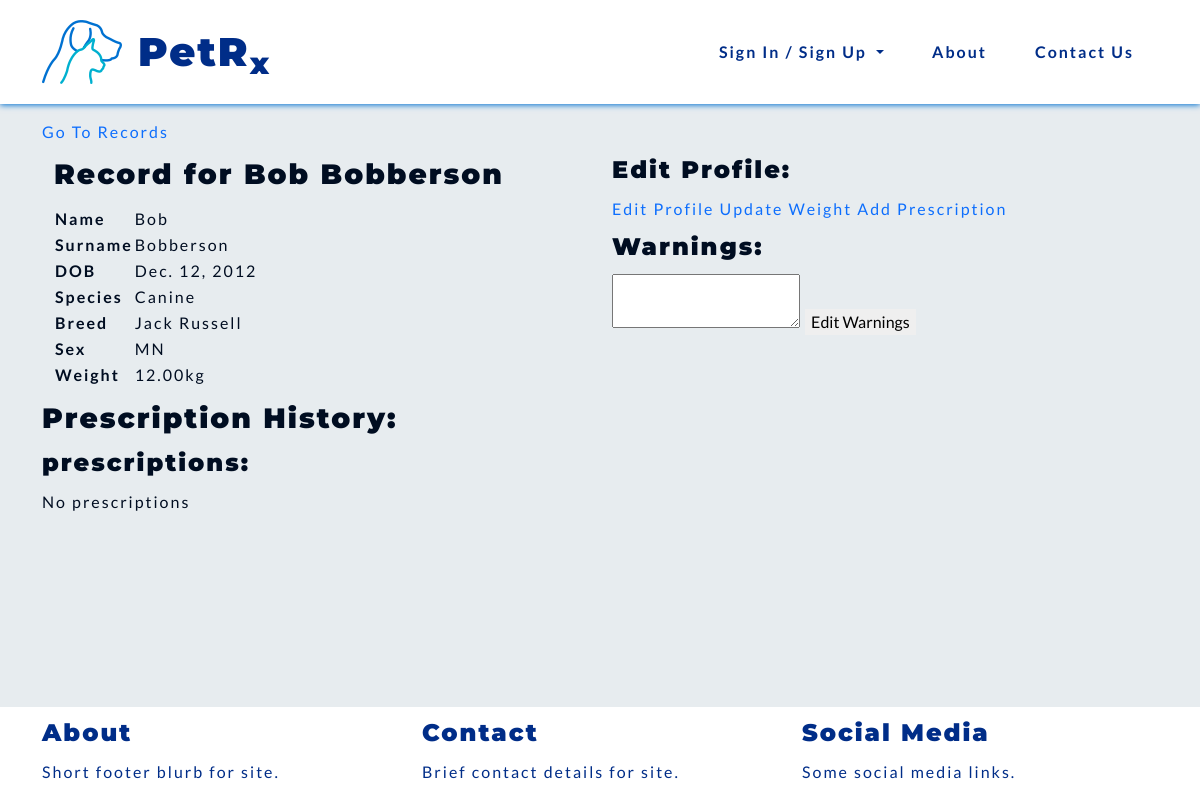
The page /records/animal-profile/1 on the database its author committed.
### records/models.py (models this page shows)
class Record(models.Model):
    name = models.CharField(max_length=50)
    surname = models.CharField(max_length=50)
    date_of_birth = models.DateField()
    species = models.CharField(choices=SPECIES, max_length=10)
    breed = models.CharField(max_length=50)
    sex = models.CharField(choices=SEX, max_length=10)
    weight = models.DecimalField(max_digits=5, decimal_places=2)
    note = models.CharField(max_length=300)
    def __str__(self):
        return self.name + " " + self.surname
    class Meta:
        unique_together = ['name', 'surname', 'date_of_birth', 'species', 'breed', 'sex']

### records/views.py (the view)
# urls.py: path('animal-profile/<int:id>', views.AnimalRecord.as_view(), name='animal_profile'),
class AnimalRecord(View):
    def get(self, request, id):
        queryset = Record.objects.all()
        profile = get_object_or_404(queryset, id=id)
        context = {
            'profile': profile,
        }
        return render(
            request,
            'records/animal_profile.html',
            context
        )

### records/templates/records/animal_profile.html
{% extends 'base.html' %}
{% block content %}
<a href="{% url 'records:records' %}">Go To Records</a>
<section>
    <div class="container">
        <div class="row">
            <div class="col-md-6">
                <h3>Record for {{ profile }}</h3>
                <table>
                    <tr>
                        <th>Name</th>
                        <td>{{ profile.name }}</td>
                    </tr>
                    <tr>
                        <th>Surname</th>
                        <td>{{ profile.surname }}</td>
                    </tr>
                    <tr>
                        <th>DOB</th>
                        <td>{{ profile.date_of_birth }}</td>
                    </tr>
                    <tr>
                        <th>Species</th>
                        <td>{{ profile.species }}</td>
                    </tr>
                    <tr>
                        <th>Breed</th>
                        <td>{{ profile.breed }}</td>
                    </tr>
                    <tr>
                        <th>Sex</th>
                        <td>{{ profile.sex }}</td>
                    </tr>
                    <tr>
                        <th>Weight</th>
                        <td>{{ profile.weight }}kg</td>
                    </tr>
                </table>
            </div>
            <div class="col-md-6">
                <div>
                    <h4>Edit Profile:</h4>
                    <a href="{% url 'records:edit_animal' id=profile.id %}">Edit Profile</a>
                    <a href="#">Update Weight</a>
                    <a href="{% url 'prescriptions:add_prescrip' id=profile.id %}">Add Prescription</a>
                </div>
                <div>
                    <h4>Warnings:</h4>
                    <textarea>
                        {{ profile.note }}
                    </textarea>
                    <button href="#">Edit Warnings</button>
                </div>
            </div>
        </div>
    </div>
</section>
<section hx-get="{% url 'prescriptions:view_prescrip' %}" hx-trigger="load">
    {% include 'prescriptions/view_prescrip.html' with id=profile.id %}
</section>
{% endblock %}

### static/css/style.css (style rules this page uses)
:root { --site-white: #e7ecef; --site-black: #000d21; --site-dark-blue: #002d88; --site-light-blue: #0071d1; --site-turquoise: #00b0cf; }
html { height: 100%; }
body { font-family: "Lato", sans-serif; color: var(--site-black); font-size: 1rem; letter-spacing: 2px; background: var(--site-white); }
h1, h2, h3, h4 { font-family: "Montserrat", "Lato", sans-serif; font-weight: 900; margin-top: 0.5em; margin-bottom: 0.5em; }
button { border: none; }
a { text-decoration: none; }

### rows shown on the page
Record: name+surname "Bob Bobberson", name "Bob", surname "Bobberson", date_of_birth "Dec. 12, 2012", species "Canine", breed "Jack Russell", sex "MN", weight "12.00"
